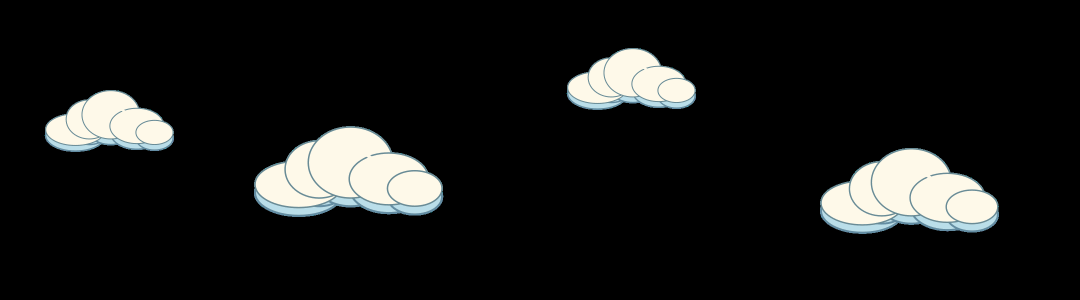
#> input picture public/assets/countries/de/de-clouds.png, 2160 x 600 px (shown at 1/2 size)
$ python -i generate_de.py   (imports and definitions only)
#> lines starting #> are read from the running program, lines starting #| are printed output that depends on the picture
#!/usr/bin/env python3
"""Samodzielny generator wektorowych ilustracji DE do Cebulak Express.
Uruchom z katalogu repo: python3 public/assets/countries/de/generate_de.py
Wymaga: cairosvg, Pillow (tylko w procesie tworzenia grafik; nie w grze).
"""
from __future__ import annotations
import math
import io
import os
from pathlib import Path
import random
import re
from PIL import Image, ImageDraw, ImageFont
import cairosvg

ROOT = Path(__file__).resolve().parents[4]
COUNTRY = ROOT / 'public/assets/countries/de'
LANDMARKS = ROOT / 'public/assets/landmarks'
# [2 lines not run here, left out]

INK = '#284451'
INK2 = '#36535c'
HILIGHT = '#fff0bd'
SAND = '#f7d295'
CREAM = '#f6e8c5'
TERRACOTTA = '#df7253'
RED = '#bc5845'
TEAL = '#408a89'
DEEP_GREEN = '#34805d'
BRIGHT_GREEN = '#78b66d'
LEAF = '#4fa478'
PALE_LEAF = '#acd589'
WATER = '#63b9d6'
WATER_SHADOW = '#3c94be'
STONE = '#e8c995'
DARK_STONE = '#cda77e'
ROAD = '#45535c'
WHITE = '#fdf9ed'


def line(x1,y1,x2,y2,col=INK,sw=2):
    return f'<path d="M{x1},{y1} L{x2},{y2}" fill="none" stroke="{col}" stroke-width="{sw}" stroke-linecap="round"/>'

def poly(pts, fill, stroke=INK, sw=2.5):
    return f'<polygon points="{pts}" fill="{fill}" stroke="{stroke}" stroke-width="{sw}" stroke-linejoin="round"/>'

def rect(x,y,w,h,fill,stroke=INK,sw=2.5,rx=0):
    return f'<rect x="{x}" y="{y}" width="{w}" height="{h}" rx="{rx}" fill="{fill}" stroke="{stroke}" stroke-width="{sw}"/>'

def ell(cx,cy,rx,ry,fill,stroke=INK,sw=2.5):
    return f'<ellipse cx="{cx}" cy="{cy}" rx="{rx}" ry="{ry}" fill="{fill}" stroke="{stroke}" stroke-width="{sw}"/>'

def circle(cx,cy,r,fill,stroke=INK,sw=2.5):
    return f'<circle cx="{cx}" cy="{cy}" r="{r}" fill="{fill}" stroke="{stroke}" stroke-width="{sw}"/>'

def path(d,fill='none',stroke=INK,sw=2.5):
    return f'<path d="{d}" fill="{fill}" stroke="{stroke}" stroke-width="{sw}" stroke-linecap="round" stroke-linejoin="round"/>'

def g(content, x=0,y=0,s=1):
    return f'<g transform="translate({x} {y}) scale({s})">{content}</g>'

# [42 lines left out: functions svg_doc, save_svg, puffs, not called in this run]

def small_cloud(cx,cy,s):
    return puffs(cx,cy,s)


# [185 lines left out: functions tree, house, tower, dome, river, bridge and 7 more, not called in this run]


def hill_silhouette():
    return path('M0 264 Q65 235 110 250 T210 242 Q284 220 340 246 T455 245 Q490 234 540 254 L540 300 L0 300 Z','#9ecf83',INK,2)

# [18 lines left out: functions shrubs, ground, not called in this run]

def watermark_none():return ''


# [359 lines left out: functions landscape_sky, landscape_clouds, landscape_far, landscape_near, landscape_road, build_landmark, not called in this run]

LANDMARK_IDS=[
 'akwizgran','kolonia','dusseldorf','zaglebie-ruhry','dortmund','bielefeld',
 'hanower','magdeburg','berlin','frankfurt-oder','oberhausen','saarbrucken',
 'mannheim','frankfurt-main','erfurt','drezno','stuttgart','norymberga',
 'jena','lubeka','hamburg'
]

# --------- preview (not part of runtime) ---------

# [8 lines left out: function checker, not called in this run]

def typeface(sz):
    for p in ['/usr/share/fonts/truetype/dejavu/DejaVuSans-Bold.ttf','/usr/share/fonts/truetype/liberation2/LiberationSans-Bold.ttf']:
        if Path(p).exists():return ImageFont.truetype(p,sz)
    return ImageFont.load_default()

def fit(im,size):
    return im.resize(size,Image.Resampling.LANCZOS)

def copy_to_sheet(dest,src,xy,size):
    im=fit(src,size)
    dest.paste(im,xy,im if im.mode=='RGBA' else None)

def board_preview(imgs):
    # Big verification board; all source PNG files, two copies per seam-checkable tile.
    w,h=3300,2800
    p=Image.new('RGB',(w,h),'#f5f1e8')
    d=ImageDraw.Draw(p)
    f=typeface(31);fsmall=typeface(20)
    d.text((42,21),'CEBULAK EXPRESS  /  DE   |   ARKUSZ WARSTW I 21 PUNKTOW',font=f,fill='#233842')
    # render viewport at 40% natural size
    view=Image.new('RGBA',(1080,1920))
    view.alpha_composite(imgs['de-sky.png'])
    view.alpha_composite(imgs['de-clouds.png'].crop((355,0,1435,600)),(0,170))
    view.alpha_composite(imgs['de-far.png'].crop((315,0,1395,900)),(0,805))
    view.alpha_composite(imgs['kolonia.png'].crop((185,0,1265,900)),(0,670))
    view.alpha_composite(imgs['de-near.png'].crop((330,0,1410,720)),(0,1180))
    view.alpha_composite(imgs['de-road.png'],(0,1590))
    p.paste(fit(view,(620,1102)),(45,104))
    d.text((45,1220),'WIDOK W GRZE 1080 x 1920 / KOLONIA',font=fsmall,fill='#233842')
    blocks=[('de-clouds.png',1000,140),('de-far.png',1000,204),('de-near.png',1000,165),('de-near-baustelle.png',1000,165),('de-road.png',1000,102)]
    yy=100
    for name,bw,bh in blocks:
        d.text((740,yy-8),name+'     [DWA KAFELKI - KRAWEDZ NA SRODKU]',font=fsmall,fill='#283e49')
        bg=checker(2*bw,bh,18)
        tile=fit(imgs[name],(bw,bh))
        bg.paste(tile,(0,0),tile)
        bg.paste(tile,(bw,0),tile)
        p.paste(bg,(740,yy+22))
        d=ImageDraw.Draw(p)
        d.line((740+bw,yy+22,740+bw,yy+22+bh),fill='#e95b42',width=2)
        yy+=bh+71
    p.paste(fit(imgs['de-sky.png'],(158,280)),(2840,102))
    d.text((2770,389),'de-sky.png',font=fsmall,fill='#233842')
    d.text((42,1270),'PUNKTY TRASY  /  21 PNG / ALFA NA SZACHOWNICY',font=f,fill='#233842')
    thumb_w,thumb_h=526,290
    for i,slug in enumerate(LANDMARK_IDS):
        x=42+(i%6)*543
        y=1320+(i//6)*355
        bg=checker(thumb_w,thumb_h,13)
        small=fit(imgs[slug+'.png'],(thumb_w,thumb_h))
        bg.paste(small,(0,0),small)
        p.paste(bg,(x,y))
        d.text((x,y+300),slug+'.png',font=fsmall,fill='#283e49')
    # Extra project metadata in blank lower area
    d.text((43,2752),'PNG @3x  /  LANDMARKI 1620 x 900  /  WARSTWY W KAFELKACH 2160 px',font=fsmall,fill='#536775')
    p.save(COUNTRY/'preview.png',format='PNG',optimize=True,compress_level=9)
    return view

# [35 lines left out: functions landmark_preview, main, not called in this run]

# [2 lines not run here, left out]

>>> import cv2
>>> picture = cv2.imread('de-clouds.png', cv2.IMREAD_GRAYSCALE)
#> picture: shape (600, 2160); min 0, max 248, mean 23.9
>>> result = board_preview(picture)
#> in board_preview, `p=Image.new('RGB',(w,h),'#f5f1e8')`:
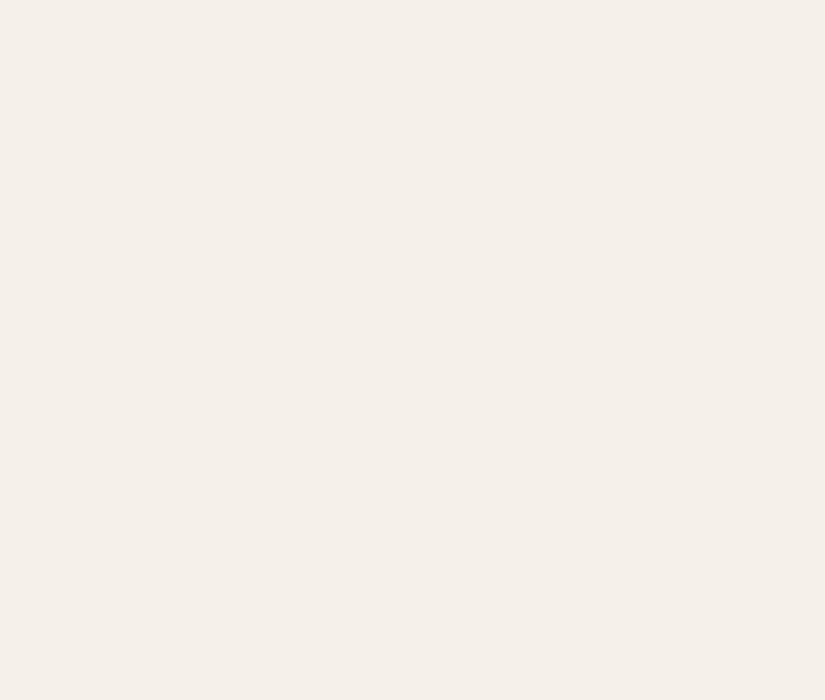
#> p: PIL image 3300x2800 RGB (shown at 1/4 size); mean R, G, B 245, 241, 232
#> in board_preview, `view=Image.new('RGBA',(1080,1920))`: view: PIL image 1080x1920 RGBA; every value is 0
#> (the run stopped early here; a loop or call above may not have finished)

$ run again, on public/assets/countries/de/de-far-zima.png
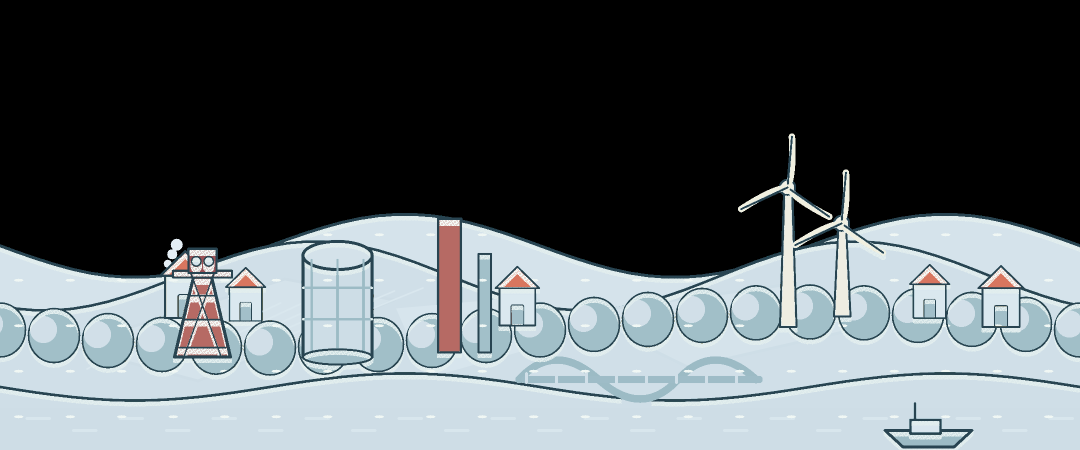
#> input picture public/assets/countries/de/de-far-zima.png, 2160 x 900 px (shown at 1/2 size)
#> `picture = cv2.imread('de-clouds.png', cv2.IMREAD_GRAYSCALE)`:
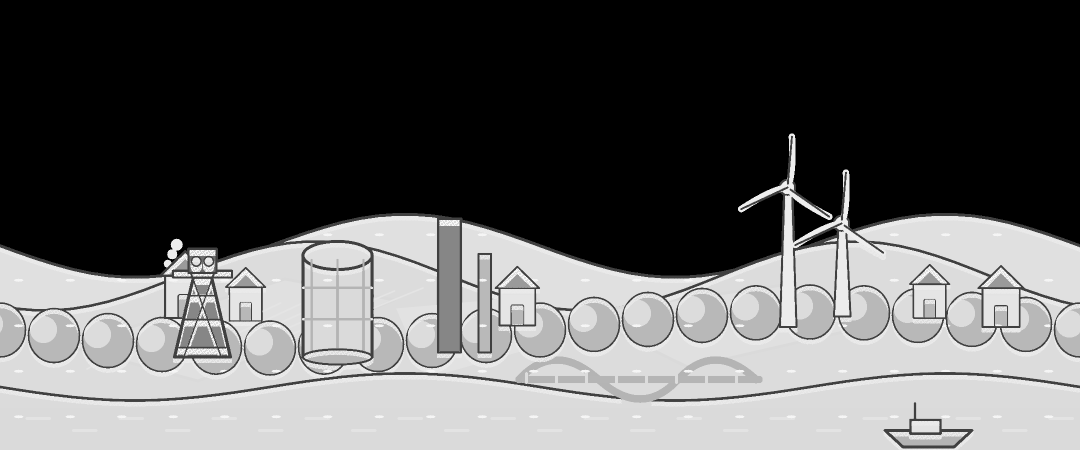
#> picture: shape (900, 2160) (shown at 1/2 size); min 0, max 249, mean 94.2
#> view: PIL image 1080x1920 RGBA; every value is 0

$ run again, on public/assets/countries/de/de-near-zima.png
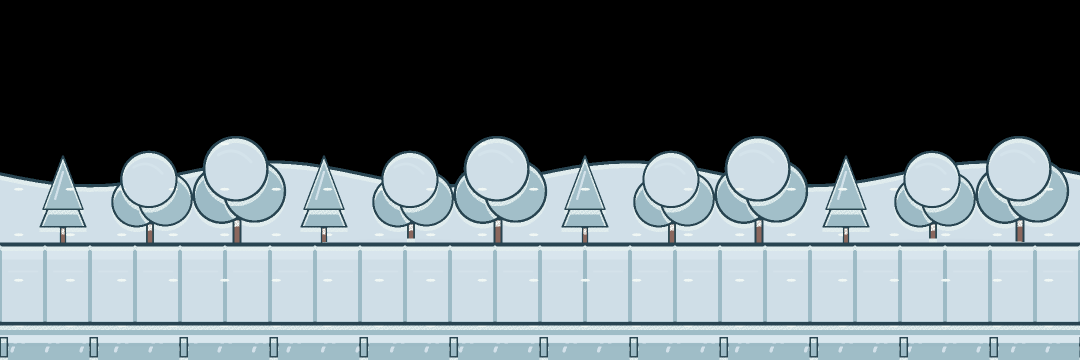
#> input picture public/assets/countries/de/de-near-zima.png, 2160 x 720 px (shown at 1/2 size)
#> `picture = cv2.imread('de-clouds.png', cv2.IMREAD_GRAYSCALE)`:
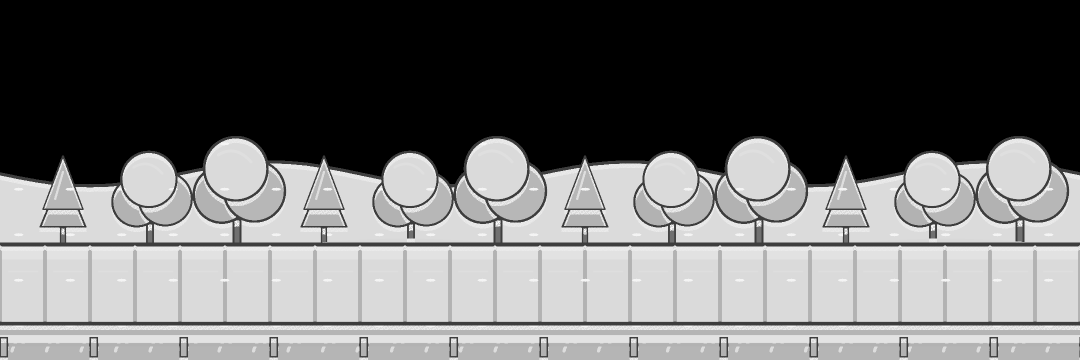
#> picture: shape (720, 2160) (shown at 1/2 size); min 0, max 247, mean 109.1
#> view: PIL image 1080x1920 RGBA; every value is 0
